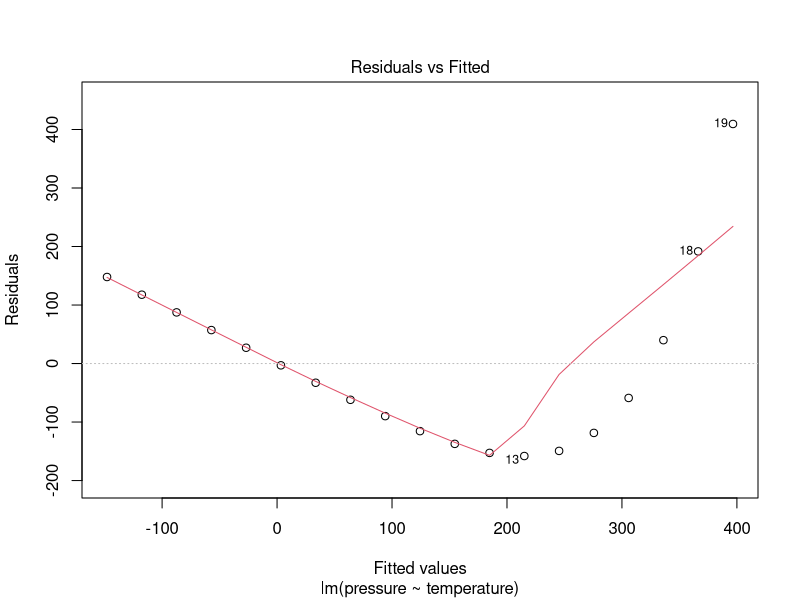
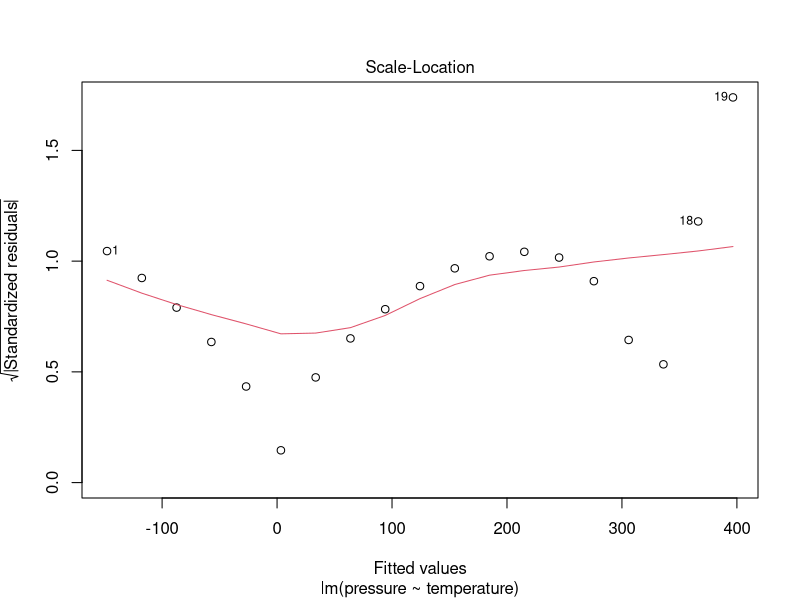
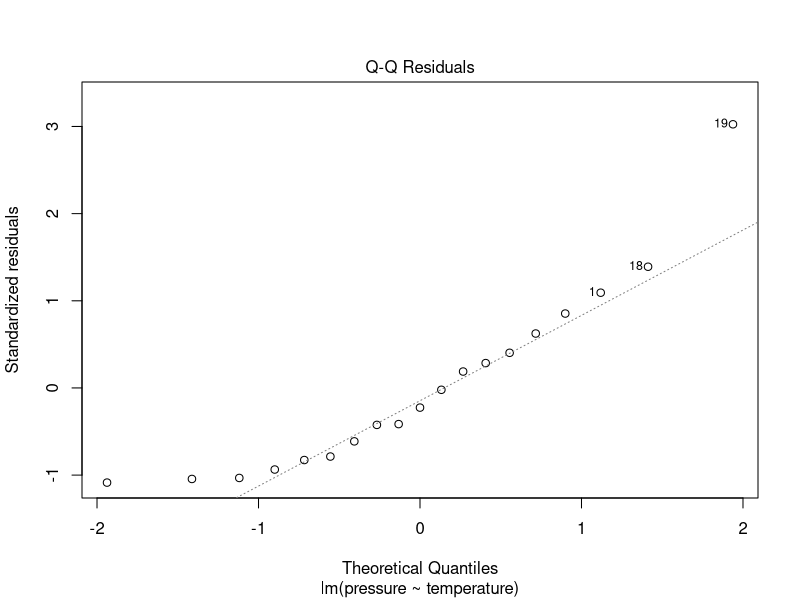

These figures' R source, in order:
## ---- chunk 1
    modelo_presion <- lm(pressure ~ temperature, data = pressure)

## ---- chunk 2
    summary(modelo_presion)

## ---- chunk 3
    predict(modelo_presion, newdata = data.frame(temperature = 250), interval = "confidence", level = 0.95)
## ---- chunk 4
    predict(modelo_presion, newdata = data.frame(temperature = 250), interval = "prediction", level = 0.95)
## ---- chunk 5
    plot(modelo_presion, which = 1)
## ---- chunk 6
    plot(modelo_presion, which = 3)
## ---- chunk 7
    plot(modelo_presion, which = 2)
## ---- chunk 8
    shapiro.test(residuals(modelo_presion))
